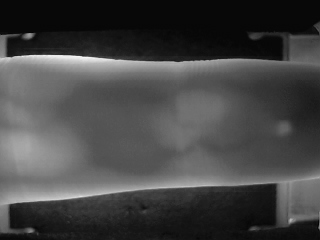
%> input picture PBBM/index_1.bmp, 320 x 240 px
$ octave pbbm_usage.m   (GNU Octave 9; MATLAB toolbox functions it lacks are replaced by stand-ins)
%> lines starting %> are read from the running program, lines starting %| are printed output that depends on the picture
%%read image
tic;
I1=im2double(rgb2gray(imread('index_1.bmp')));
%> I1: size 240x320 double; min 0.0118, max 0.965, mean 0.271
I1=imresize(I1,0.5);
%> I1: size 120x160 double

I2=im2double(rgb2gray(imread('index_4.bmp')));
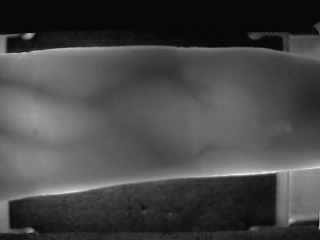
%> input picture FingerVeinDatabase/006/left/index_4.bmp, 320 x 240 px
%> I2: size 240x320 double; min 0.0157, max 0.961, mean 0.275
I2=imresize(I2,0.5);
%> I2: size 120x160 double

I3=im2double(rgb2gray(imread('index_6.bmp')));
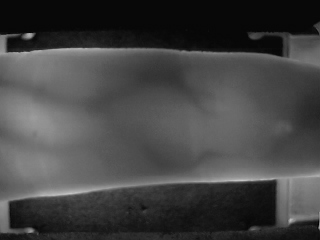
%> input picture FingerVeinDatabase/006/left/index_6.bmp, 320 x 240 px
%> I3: size 240x320 double; min 0.00784, max 0.776, mean 0.266
I3=imresize(I3,0.5);
%> I3: size 120x160 double

I4=im2double(rgb2gray(imread('index_5.bmp')));
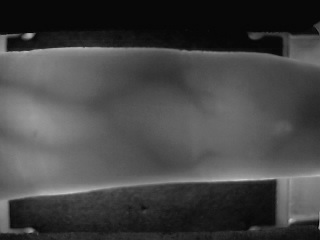
%> input picture FingerVeinDatabase/006/left/index_5.bmp, 320 x 240 px
%> I4: size 240x320 double; min 0.0157, max 0.808, mean 0.27
I4=imresize(I4,0.5);
%> I4: size 120x160 double

%%ROI extraction using lee region
%> (the run ends here)
